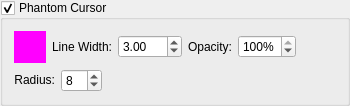
        <widget class="QGroupBox" name="phantomCursorVisible_" >
         <property name="sizePolicy" >
          <sizepolicy vsizetype="Preferred" hsizetype="Preferred" >
           <horstretch>0</horstretch>
           <verstretch>0</verstretch>
          </sizepolicy>
         </property>
         <property name="title" >
          <string>Phantom Cursor</string>
         </property>
         <property name="flat" >
          <bool>false</bool>
         </property>
         <property name="checkable" >
          <bool>true</bool>
         </property>
         <property name="checked" >
          <bool>true</bool>
         </property>
         <layout class="QVBoxLayout" >
          <item>
           <layout class="QHBoxLayout" >
            <item>
             <widget class="SideCar::GUI::ColorButtonWidget" name="phantomCursorColor_" >
              <property name="sizePolicy" >
               <sizepolicy vsizetype="Fixed" hsizetype="Fixed" >
                <horstretch>0</horstretch>
                <verstretch>0</verstretch>
               </sizepolicy>
              </property>
              <property name="minimumSize" >
               <size>
                <width>32</width>
                <height>32</height>
               </size>
              </property>
              <property name="maximumSize" >
               <size>
                <width>32</width>
                <height>32</height>
               </size>
              </property>
              <property name="palette" >
               <palette>
                <active>
                 <colorrole role="WindowText" >
                  <brush brushstyle="SolidPattern" >
                   <color alpha="255" >
                    <red>0</red>
                    <green>0</green>
                    <blue>0</blue>
                   </color>
                  </brush>
                 </colorrole>
                 <colorrole role="Button" >
                  <brush brushstyle="SolidPattern" >
                   <color alpha="255" >
                    <red>255</red>
                    <green>0</green>
                    <blue>255</blue>
                   </color>
                  </brush>
                 </colorrole>
                 <colorrole role="Light" >
                  <brush brushstyle="SolidPattern" >
                   <color alpha="255" >
                    <red>255</red>
                    <green>127</green>
                    <blue>255</blue>
                   </color>
                  </brush>
                 </colorrole>
                 <colorrole role="Midlight" >
                  <brush brushstyle="SolidPattern" >
                   <color alpha="255" >
                    <red>255</red>
                    <green>63</green>
                    <blue>255</blue>
                   </color>
                  </brush>
                 </colorrole>
                 <colorrole role="Dark" >
                  <brush brushstyle="SolidPattern" >
                   <color alpha="255" >
                    <red>127</red>
                    <green>0</green>
                    <blue>127</blue>
                   </color>
                  </brush>
                 </colorrole>
                 <colorrole role="Mid" >
                  <brush brushstyle="SolidPattern" >
                   <color alpha="255" >
                    <red>170</red>
                    <green>0</green>
                    <blue>170</blue>
                   </color>
                  </brush>
                 </colorrole>
                 <colorrole role="Text" >
                  <brush brushstyle="SolidPattern" >
                   <color alpha="255" >
                    <red>0</red>
                    <green>0</green>
                    <blue>0</blue>
                   </color>
                  </brush>
                 </colorrole>
                 <colorrole role="BrightText" >
                  <brush brushstyle="SolidPattern" >
                   <color alpha="255" >
                    <red>255</red>
                    <green>255</green>
                    <blue>255</blue>
                   </color>
                  </brush>
                 </colorrole>
                 <colorrole role="ButtonText" >
                  <brush brushstyle="SolidPattern" >
                   <color alpha="255" >
                    <red>0</red>
                    <green>0</green>
                    <blue>0</blue>
                   </color>
                  </brush>
                 </colorrole>
                 <colorrole role="Base" >
                  <brush brushstyle="SolidPattern" >
                   <color alpha="255" >
                    <red>255</red>
                    <green>255</green>
                    <blue>255</blue>
                   </color>
                  </brush>
                 </colorrole>
                 <colorrole role="Window" >
                  <brush brushstyle="SolidPattern" >
                   <color alpha="255" >
                    <red>255</red>
                    <green>0</green>
                    <blue>255</blue>
                   </color>
                  </brush>
                 </colorrole>
                 <colorrole role="Shadow" >
                  <brush brushstyle="SolidPattern" >
                   <color alpha="255" >
                    <red>0</red>
                    <green>0</green>
                    <blue>0</blue>
                   </color>
                  </brush>
                 </colorrole>
                 <colorrole role="AlternateBase" >
                  <brush brushstyle="SolidPattern" >
                   <color alpha="255" >
                    <red>255</red>
                    <green>127</green>
                    <blue>255</blue>
                   </color>
                  </brush>
                 </colorrole>
                </active>
                <inactive>
                 <colorrole role="WindowText" >
                  <brush brushstyle="SolidPattern" >
                   <color alpha="255" >
                    <red>0</red>
                    <green>0</green>
                    <blue>0</blue>
                   </color>
                  </brush>
                 </colorrole>
                 <colorrole role="Button" >
                  <brush brushstyle="SolidPattern" >
                   <color alpha="255" >
                    <red>255</red>
                    <green>0</green>
                    <blue>255</blue>
                   </color>
                  </brush>
                 </colorrole>
                 <colorrole role="Light" >
                  <brush brushstyle="SolidPattern" >
                   <color alpha="255" >
                    <red>255</red>
                    <green>127</green>
                    <blue>255</blue>
                   </color>
                  </brush>
                 </colorrole>
                 <colorrole role="Midlight" >
                  <brush brushstyle="SolidPattern" >
                   <color alpha="255" >
                    <red>255</red>
                    <green>63</green>
                    <blue>255</blue>
                   </color>
                  </brush>
                 </colorrole>
                 <colorrole role="Dark" >
                  <brush brushstyle="SolidPattern" >
                   <color alpha="255" >
                    <red>127</red>
                    <green>0</green>
                    <blue>127</blue>
                   </color>
                  </brush>
                 </colorrole>
                 <colorrole role="Mid" >
                  <brush brushstyle="SolidPattern" >
                   <color alpha="255" >
                    <red>170</red>
                    <green>0</green>
                    <blue>170</blue>
                   </color>
                  </brush>
                 </colorrole>
                 <colorrole role="Text" >
                  <brush brushstyle="SolidPattern" >
                   <color alpha="255" >
                    <red>0</red>
                    <green>0</green>
                    <blue>0</blue>
                   </color>
                  </brush>
                 </colorrole>
                 <colorrole role="BrightText" >
                  <brush brushstyle="SolidPattern" >
                   <color alpha="255" >
                    <red>255</red>
                    <green>255</green>
                    <blue>255</blue>
                   </color>
                  </brush>
                 </colorrole>
                 <colorrole role="ButtonText" >
                  <brush brushstyle="SolidPattern" >
                   <color alpha="255" >
                    <red>0</red>
                    <green>0</green>
                    <blue>0</blue>
                   </color>
                  </brush>
                 </colorrole>
                 <colorrole role="Base" >
                  <brush brushstyle="SolidPattern" >
                   <color alpha="255" >
                    <red>255</red>
                    <green>255</green>
                    <blue>255</blue>
                   </color>
                  </brush>
                 </colorrole>
                 <colorrole role="Window" >
                  <brush brushstyle="SolidPattern" >
                   <color alpha="255" >
                    <red>255</red>
                    <green>0</green>
                    <blue>255</blue>
                   </color>
                  </brush>
                 </colorrole>
                 <colorrole role="Shadow" >
                  <brush brushstyle="SolidPattern" >
                   <color alpha="255" >
                    <red>0</red>
                    <green>0</green>
                    <blue>0</blue>
                   </color>
                  </brush>
                 </colorrole>
                 <colorrole role="AlternateBase" >
                  <brush brushstyle="SolidPattern" >
                   <color alpha="255" >
                    <red>255</red>
                    <green>127</green>
                    <blue>255</blue>
                   </color>
                  </brush>
                 </colorrole>
                </inactive>
                <disabled>
                 <colorrole role="WindowText" >
                  <brush brushstyle="SolidPattern" >
                   <color alpha="255" >
                    <red>127</red>
                    <green>0</green>
                    <blue>127</blue>
                   </color>
                  </brush>
                 </colorrole>
                 <colorrole role="Button" >
                  <brush brushstyle="SolidPattern" >
                   <color alpha="255" >
                    <red>255</red>
                    <green>0</green>
                    <blue>255</blue>
                   </color>
                  </brush>
                 </colorrole>
                 <colorrole role="Light" >
                  <brush brushstyle="SolidPattern" >
                   <color alpha="255" >
                    <red>255</red>
                    <green>127</green>
                    <blue>255</blue>
                   </color>
                  </brush>
                 </colorrole>
                 <colorrole role="Midlight" >
                  <brush brushstyle="SolidPattern" >
                   <color alpha="255" >
                    <red>255</red>
                    <green>63</green>
                    <blue>255</blue>
                   </color>
                  </brush>
                 </colorrole>
                 <colorrole role="Dark" >
                  <brush brushstyle="SolidPattern" >
                   <color alpha="255" >
                    <red>127</red>
                    <green>0</green>
                    <blue>127</blue>
                   </color>
                  </brush>
                 </colorrole>
                 <colorrole role="Mid" >
                  <brush brushstyle="SolidPattern" >
                   <color alpha="255" >
                    <red>170</red>
                    <green>0</green>
                    <blue>170</blue>
                   </color>
                  </brush>
                 </colorrole>
                 <colorrole role="Text" >
                  <brush brushstyle="SolidPattern" >
                   <color alpha="255" >
                    <red>127</red>
                    <green>0</green>
                    <blue>127</blue>
                   </color>
                  </brush>
                 </colorrole>
                 <colorrole role="BrightText" >
                  <brush brushstyle="SolidPattern" >
                   <color alpha="255" >
                    <red>255</red>
                    <green>255</green>
                    <blue>255</blue>
                   </color>
                  </brush>
                 </colorrole>
                 <colorrole role="ButtonText" >
                  <brush brushstyle="SolidPattern" >
                   <color alpha="255" >
                    <red>127</red>
                    <green>0</green>
                    <blue>127</blue>
                   </color>
                  </brush>
                 </colorrole>
                 <colorrole role="Base" >
                  <brush brushstyle="SolidPattern" >
                   <color alpha="255" >
                    <red>255</red>
                    <green>0</green>
                    <blue>255</blue>
                   </color>
                  </brush>
                 </colorrole>
                 <colorrole role="Window" >
                  <brush brushstyle="SolidPattern" >
                   <color alpha="255" >
                    <red>255</red>
                    <green>0</green>
                    <blue>255</blue>
                   </color>
                  </brush>
                 </colorrole>
                 <colorrole role="Shadow" >
                  <brush brushstyle="SolidPattern" >
                   <color alpha="255" >
                    <red>0</red>
                    <green>0</green>
                    <blue>0</blue>
                   </color>
                  </brush>
                 </colorrole>
                 <colorrole role="AlternateBase" >
                  <brush brushstyle="SolidPattern" >
                   <color alpha="255" >
                    <red>255</red>
                    <green>0</green>
                    <blue>255</blue>
                   </color>
                  </brush>
                 </colorrole>
                </disabled>
               </palette>
              </property>
              <property name="autoFillBackground" >
               <bool>true</bool>
              </property>
              <property name="autoDefault" >
               <bool>false</bool>
              </property>
              <property name="flat" >
               <bool>true</bool>
              </property>
             </widget>
            </item>
            <item>
             <widget class="QLabel" name="label_40" >
              <property name="text" >
               <string>Line Width:</string>
              </property>
              <property name="alignment" >
               <set>Qt::AlignRight|Qt::AlignTrailing|Qt::AlignVCenter</set>
              </property>
             </widget>
            </item>
            <item>
             <widget class="QDoubleSpinBox" name="phantomCursorLineWidth_" >
              <property name="sizePolicy" >
               <sizepolicy vsizetype="Fixed" hsizetype="Fixed" >
                <horstretch>0</horstretch>
                <verstretch>0</verstretch>
               </sizepolicy>
              </property>
              <property name="keyboardTracking" >
               <bool>false</bool>
              </property>
              <property name="minimum" >
               <double>0.100000000000000</double>
              </property>
              <property name="maximum" >
               <double>100.000000000000000</double>
              </property>
              <property name="singleStep" >
               <double>0.100000000000000</double>
              </property>
              <property name="value" >
               <double>3.000000000000000</double>
              </property>
             </widget>
            </item>
            <item>
             <widget class="QLabel" name="label_41" >
              <property name="text" >
               <string>Opacity:</string>
              </property>
              <property name="alignment" >
               <set>Qt::AlignRight|Qt::AlignTrailing|Qt::AlignVCenter</set>
              </property>
             </widget>
            </item>
            <item>
             <widget class="QSpinBox" name="phantomCursorOpacity_" >
              <property name="keyboardTracking" >
               <bool>false</bool>
              </property>
              <property name="suffix" >
               <string>%</string>
              </property>
              <property name="maximum" >
               <number>100</number>
              </property>
              <property name="value" >
               <number>100</number>
              </property>
             </widget>
            </item>
            <item>
             <spacer>
              <property name="orientation" >
               <enum>Qt::Horizontal</enum>
              </property>
              <property name="sizeHint" >
               <size>
                <width>40</width>
                <height>20</height>
               </size>
              </property>
             </spacer>
            </item>
           </layout>
          </item>
          <item>
           <layout class="QHBoxLayout" >
            <item>
             <widget class="QLabel" name="label_48" >
              <property name="sizePolicy" >
               <sizepolicy vsizetype="Fixed" hsizetype="Fixed" >
                <horstretch>0</horstretch>
                <verstretch>0</verstretch>
               </sizepolicy>
              </property>
              <property name="text" >
               <string>Radius:</string>
              </property>
              <property name="alignment" >
               <set>Qt::AlignRight|Qt::AlignTrailing|Qt::AlignVCenter</set>
              </property>
             </widget>
            </item>
            <item>
             <widget class="QSpinBox" name="phantomCursorRadius_" >
              <property name="sizePolicy" >
               <sizepolicy vsizetype="Fixed" hsizetype="Fixed" >
                <horstretch>0</horstretch>
                <verstretch>0</verstretch>
               </sizepolicy>
              </property>
              <property name="keyboardTracking" >
               <bool>false</bool>
              </property>
              <property name="minimum" >
               <number>1</number>
              </property>
              <property name="maximum" >
               <number>99</number>
              </property>
              <property name="singleStep" >
               <number>1</number>
              </property>
              <property name="value" >
               <number>8</number>
              </property>
             </widget>
            </item>
            <item>
             <spacer>
              <property name="orientation" >
               <enum>Qt::Horizontal</enum>
              </property>
              <property name="sizeHint" >
               <size>
                <width>40</width>
                <height>20</height>
               </size>
              </property>
             </spacer>
            </item>
           </layout>
          </item>
         </layout>
        </widget>
